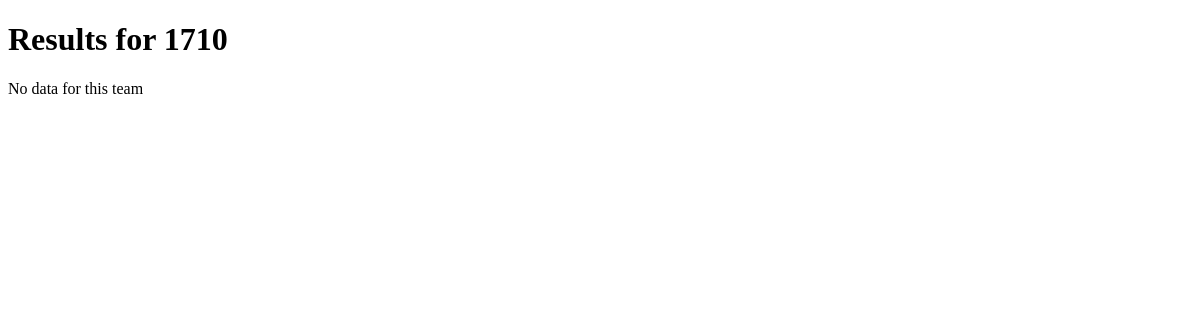
The app's page /scout/team/1710/, older data.
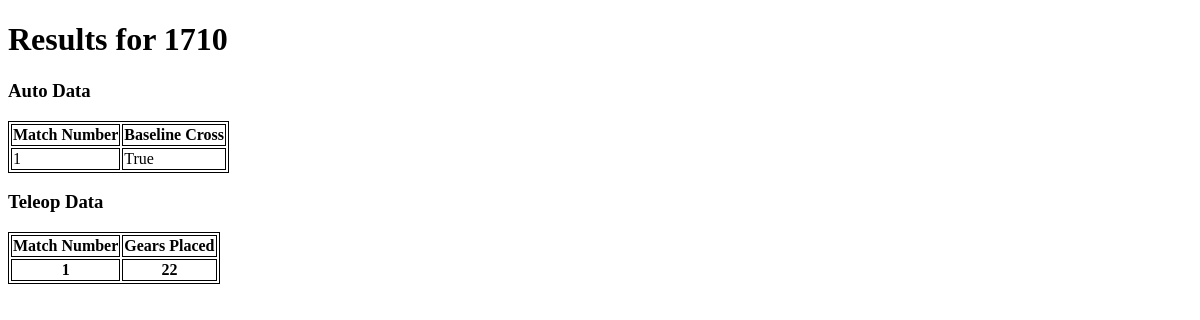
The same page, newer data.
### scout_app/models.py (models this page shows)
class AutoData(models.Model):
	match_number = models.PositiveIntegerField(default = 0)
	team_number = models.PositiveIntegerField(default = 0)
	baseline_crossed = models.BooleanField(default=False)
	gears_placed = models.PositiveIntegerField(default = 0)
	auto_fuel_accuracy = models.PositiveIntegerField(default = 0)
	auto_fuel_speed = models.PositiveIntegerField(default = 0)
	hopper_efficiency = models.PositiveIntegerField(default = 0)
	test_choice = models.IntegerField(choices=QUALITY_CHOICES, default = 1)

class TeleopData(models.Model):
	match_number = models.PositiveIntegerField(default = 0)
	team_number = models.PositiveIntegerField(default = 0)
	gears_placed = models.PositiveIntegerField(default = 0)
	teleop_fuel_accuracy = models.PositiveIntegerField(default = 0)
	teleop_fuel_speed = models.PositiveIntegerField(default = 0)
	fuel_floor_intake = models.BooleanField(default = False)

### scout_app/views.py (the view)
# urls.py: url(r'^team/(?P<team_number>[0-7000]+)/$', views.team_lookup, name = 'team_lookup'),
def team_lookup(request, team_number):
	auto_data = AutoData.objects.order_by('match_number')
	teleop_data = TeleopData.objects.order_by('match_number')
	team_auto_data = []
	team_teleop_data = []
	for team in auto_data:
		if team.team_number == int(team_number):
			team_auto_data.append(team)
	for team in teleop_data:
		if team.team_number == int(team_number):
			team_teleop_data.append(team)
	context = {'team_number' : team_number, 'team_auto_data' : team_auto_data, 'team_teleop_data' : team_teleop_data}
	return render(request, 'scout_app/team_results.html', context)

### scout_app/templates/scout_app/team_results.html
<!DOCTYPE html>
<html>
	{% load static %}
	<link rel="stylesheet" type="text/css" href="{% static 'scout_app/team_results_styles.css' %}" />
	<body>
		<h1> Results for {{ team_number }} </h1>
		{% if team_auto_data %}
			<h3>Auto Data</h3>
			<table id="auto_table">
				<tr>
				    <th>Match Number</th>
                                    <th>Baseline Cross</th>
				</tr>
			{% for team in team_auto_data %}
				<tr>
				    <td>{{ team.match_number }}</td>
				    <td>{{ team.baseline_crossed }}</td>
				</tr>
			{% endfor %}
			</table>
			<h3>Teleop Data</h3>
			<table id="teleop_table">
				<tr>
				    <th>Match Number</th>
				    <th>Gears Placed</th>
				</tr>
			{% for team in team_teleop_data %}
				<tr>
				    <th>{{ team.match_number }}</th>
				    <th>{{ team.gears_placed }}</th>
				</tr>
			{% endfor %}
			</table>
		{% else %}
			<p>No data for this team</p>
		{% endif %}
	</body>
</html>

Row changes from the older to the newer data that the page shows:
added AutoData: match_number "1", baseline_crossed "True"
added TeleopData: match_number "1", gears_placed "22"
Text that changed along with them:
text no longer shown: "No data for this team"
text now shown: "Auto Data Match Number Baseline Cross Teleop Data Match Number Gears Placed"
